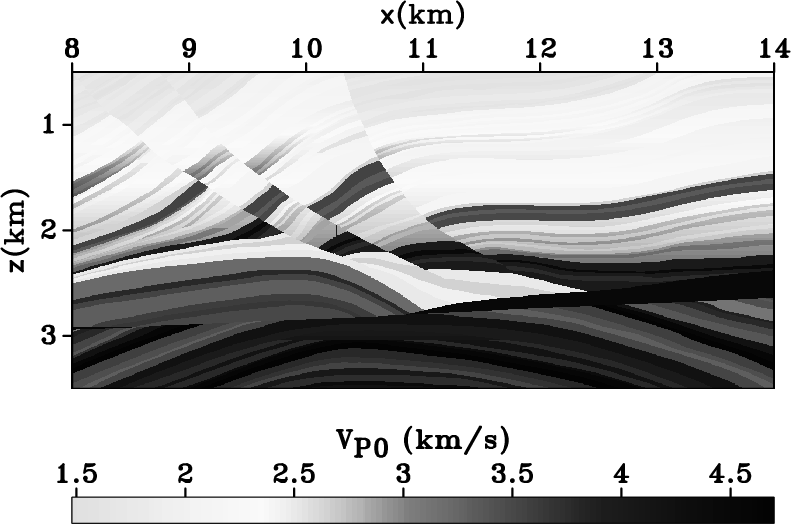
#> input picture image.png, 791 x 524 px, found by its file name
$ python wavefield_animation.py   (older library calls are emulated)
#> lines starting #> are read from the running program, lines starting #| are printed output that depends on the picture
import PIL.Image
import matplotlib.pylab as plt
from scipy import misc
from fatiando import utils
import numpy as np
from matplotlib import animation
from fatiando import gridder
from fatiando.seismic import wavefd
from fatiando.vis import mpl
import urllib

plt.switch_backend("nbagg")

urllib.urlretrieve(
                   'http://www.reproducibility.org/RSF/book/cwp/geo2009TTIModeSeparation/marmousi2/Fig/vp.png', 'image.png')
#> (this line was passed over: the network is not available in this run)

image = misc.fromimage(PIL.Image.open('image.png'), flatten=True)

im2 = image[170:380,70:720]
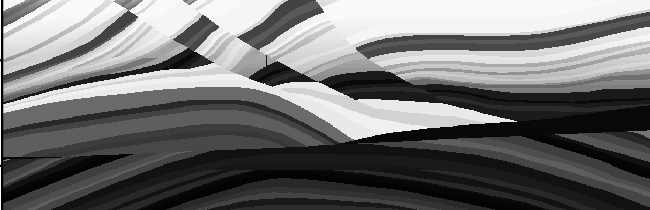
#> im2: shape (210, 650) float32; min 0, max 255, mean 112.8

def scalearray(fname, ranges=None, shape=None):
    #image = scipy.misc.fromimage(PIL.Image.open(fname), flatten=True)
    # Invert the color scale and normalize
    values = (fname.max() - fname)/np.abs(fname).max()
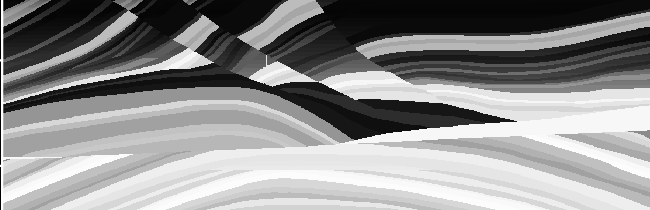
#> values: shape (210, 650) float32; min 0, max 1, mean 0.558
    if ranges is not None:
        vmin, vmax = ranges
        values *= vmax - vmin
        values += vmin
    if shape is not None and tuple(shape) != values.shape:
        ny, nx = values.shape
        X, Y = np.meshgrid(range(nx), range(ny))
        values = gridder.interp(X.ravel(), Y.ravel(), values.ravel(),
                                shape)[2].reshape(shape)
    return values

fim = scalearray(im2, ranges=[4500, 1500], shape=None)


shape = (210, 650)
area = [0, 65000*10, 0, 21000*10]

fim[:,350:] = 4500
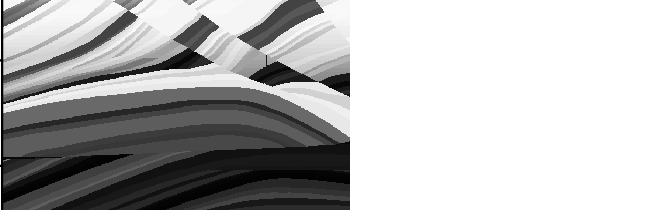
#> fim: shape (210, 650) float32; min 1500, max 4500, mean 3624; drawn with min black and max white


# Make a density and wave velocity model
#density = 2400*np.ones(shape)
pvel = fim
svel = pvel*0.6
density = pvel*0.6
density = np.float64(density)
moho = 40
density[moho:] = 3300
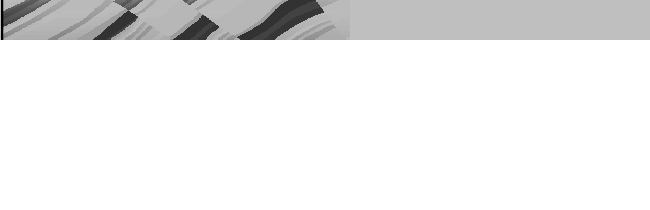
#> density: shape (210, 650) float64; min 900, max 3300, mean 3144; drawn with min black and max white
svel[moho:] = 4300
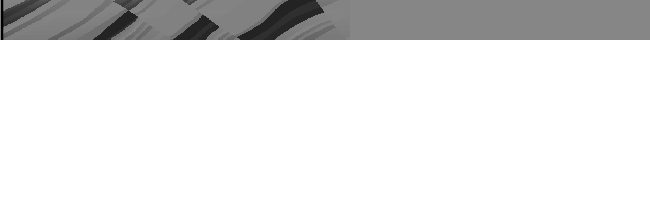
#> svel: shape (210, 650) float32; min 900, max 4300, mean 3953.6; drawn with min black and max white
pvel[moho:] = 7500
#> (the run stopped early here; a loop or call above may not have finished)

$ run again, with images/anisotropy.jpg saved as image.png
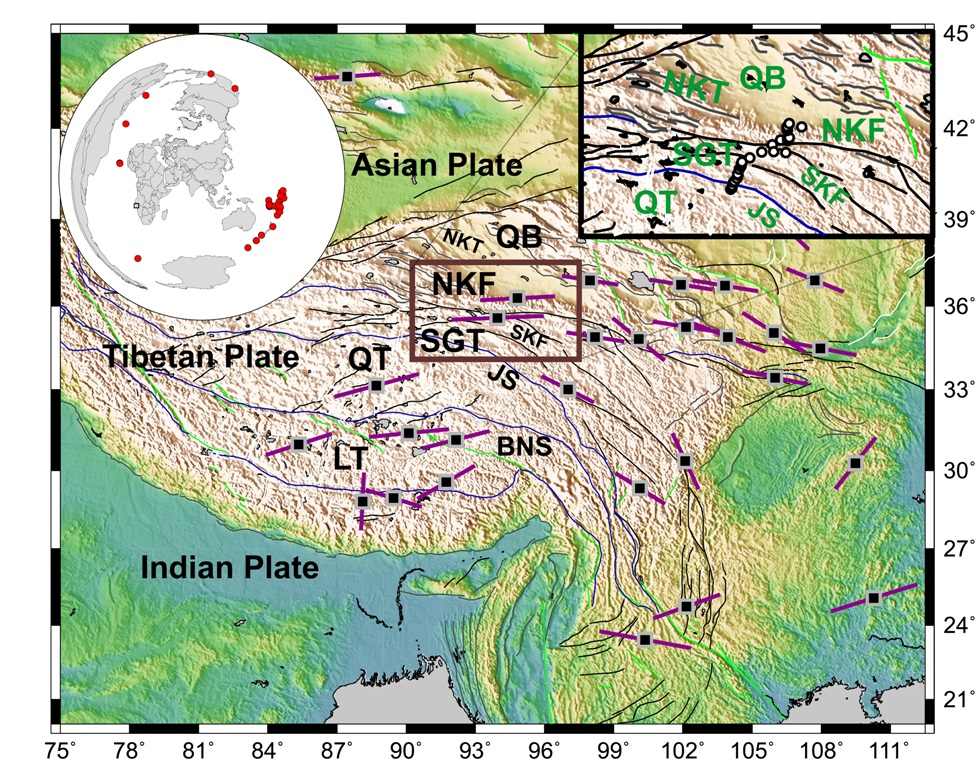
#> input picture images/anisotropy.jpg, 980 x 768 px, found by its file name
#> in scalearray, `values = (fname.max() - fname)/np.abs(fname).max()`:
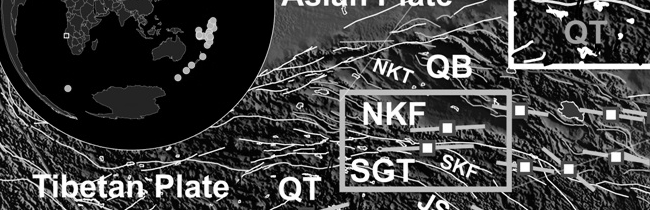
#> values: shape (210, 650) float32; min 0, max 1, mean 0.248
#> `svel[moho:] = 4300`:
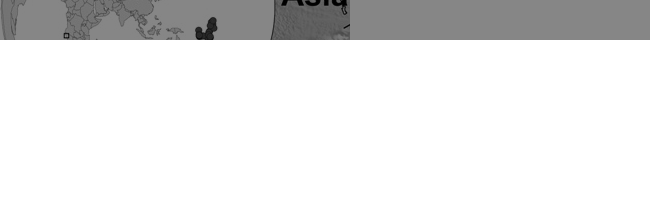
#> svel: shape (210, 650) float32; min 900, max 4300, mean 3969.4; drawn with min black and max white
